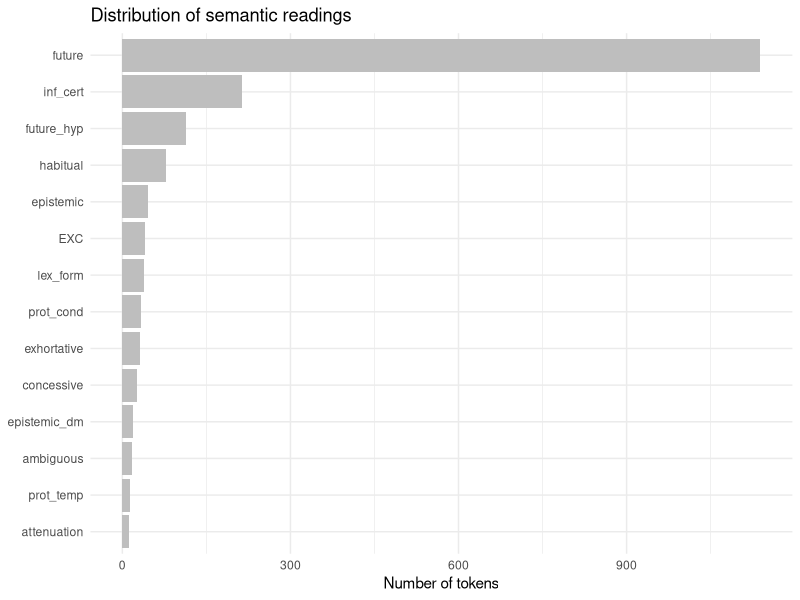

Generate this figure with R: (Note: this script raises an error after producing the figure.)
# ----- Descriptive stats: Methods ---------------------------------------------
#
# This script contains the code used to do descriptive stats for the methods 
# section for Study 1.
#
# ------------------------------------------------------------------------------

# ----- 1. Load libraries ------------------------------------------------------
library("here")
library("readxl")
library("tidyverse")
library("dplyr")
library("ggplot2")
library("scales")
# ------------------------------------------------------------------------------



# ----- 2. Load data -----------------------------------------------------------
data_raw <- read_excel(here("study_1", "data", "corpus_bls_raw.xlsx"))
# ------------------------------------------------------------------------------



# ----- 3. Check and tidy data  ------------------------------------------------
# Visualize data
glimpse(data_raw)
head(data_raw)

colnames(data_raw)

# Remove unnecessary columns
data_tidy <- data_raw |>
  select(-c(4, 20))

colnames(data_tidy)
# ------------------------------------------------------------------------------



# ----- 4. Check data distribution: Corpus and Demographics --------------------
# Tokens by corpus
data_tidy |>
  count(corpus)

  # Obs: 
  # Total of 1,821 observations.
  # 1,347 tokens from cesa.
  # 474 tokens from stc.

# Participants by corpus
data_tidy |>
  distinct(corpus, participant) |>
  count(corpus)

# Obs: 
  # Total of 90 participants.
  # 48 from cesa.
  # 42 from stc.

# Age
data_tidy |>
  group_by(corpus, participant) |>
  summarize(age = first(age)) |>
  summarize(
    mean_age = mean(age),
    sd_age   = sd(age),
    min_age  = min(age),
    max_age  = max(age))

  # Obs:
    #   corpus    mean_age    sd_age    min_age    max_age
    #   cesa       24.7        8.18        18        55
    #   stc        29.4        13.3        18        59

# Gender
data_tidy |>
  group_by(participant, corpus) |>
  summarize(gender = first(gender), .groups = "drop") |>
  count(corpus, gender)

  # Obs:
    # cesa = 30 fem, 18 male
    # stc =  24 fem, 18 male

# Bilingualism
data_tidy |>
  group_by(corpus, participant) |>
  summarize(type_bil = first(type_bil), .groups = "drop") |>
  count(corpus, type_bil)

  # Obs:
    # cesa   seq         35
    # cesa   sim         13
    # stc    seq         34
    # stc    sim          8
# ------------------------------------------------------------------------------



# ----- 5. Check data distribution: Semantic reading ---------------------------
# Overall distribution by semantic reading
data_tidy |>
  count(reading, sort = TRUE) |>
  mutate(pct = round(n / sum(n) * 100, 1))


# Plot: Overall distribution by semantic reading
data_tidy |>
  count(reading) |>
  ggplot() +
  aes(x = n, y = reorder(reading, n)) +
  geom_col(fill = "gray") +
  labs(title = "Distribution of semantic readings",
       x = "Number of tokens",
       y = NULL) +
  theme_minimal()

  # Obs/Notes:
    # Almost 69% of the data has a future reading (either purely temporal or 
    #   hypothetical).
    # About 19% of the data has modal readings, including categories within 
    #   epistemic modalities and other (e.g., deontic).
    # About 3% of the data must be excluded (EXC + ambiguous).
    # The rest (~ 9%) is habitual, lexicalized formulae/fixed expressions, and 
    #   PF within the protesis of conditional and temporal sentences.
# ------------------------------------------------------------------------------






# ----- 7. Check data distribution: Modal reading ------------------------------
# Select modal readings and create subset
modal_readings <- c("inf_cert", "epistemic", "exhortative", "concessive",
                    "epistemic_dm", "attenuation", "lex_form")

data_modality_raw <- data_tidy |> 
  filter(reading %in% modal_readings)

nrow(data_modality_raw) 

# See distribution of forms in modality reading
data_modality_raw |>
  count(form) |>
  mutate(pct = round(n / sum(n) * 100, 1)) |>
  arrange(desc(n))

# See distribution within modality
data_modality_raw |>
  count(reading) |>
  mutate(pct = round(n / sum(n) * 100, 1)) |>
  arrange(desc(n))

data_modality_raw |>
  count(form, reading) |>
  mutate(pct = round(n / sum(n) * 100, 1)) |>
  arrange(reading)

data_modality_raw |>
  filter(form == "MF") |>
  count(reading) |>
  mutate(pct = round(n / sum(n) * 100, 1))

data_modality_raw |>
  filter(form == "PF") |>
  count(reading) |>
  mutate(pct = round(n / sum(n) * 100, 1))

# Obs:
  # 386 modal tokens: 296 PF (76.7%), 80 MF (20.7%), and 10 PI (2.6%).
  # MF has most modal tokens in the epistemic (53.8%) category, whereas the PF
  #   in the inferred certainty (70.5) category. The PI only is represented in 
  #   the lexicalized formulae category.

# Table: Use of PF and MF to express epistemic modality
epistemic_readings <- c("inf_cert", "epistemic", "epistemic_dm", "attenuation")

data_epistemic_raw <- data_tidy |> 
  filter(reading %in% epistemic_readings)

nrow(data_epistemic_raw)

data_epistemic_raw |>
  count(form) |>
  mutate(pct = round(n / sum(n) * 100, 1))

data_epistemic_raw |>
  count(reading) |>
  mutate(pct = round(n / sum(n) * 100, 1)) |>
  arrange(desc(n))

data_epistemic_raw |>
  count(form, reading) |>
  mutate(pct = round(n / sum(n) * 100, 1)) |>
  arrange(reading)

data_epistemic_raw |>
  count(form, reading) |>
  group_by(form) |>
  mutate(pct = round(n / sum(n) * 100, 1)) |>
  ungroup() |>
  select(form, reading, pct) |>
  pivot_wider(names_from = reading, values_from = pct, values_fill = 0)

data_epistemic_raw |>
  count(form, reading) |>
  group_by(reading) |> 
  mutate(pct = round(n / sum(n) * 100, 1)) |>
  ungroup() |>
  select(form, reading, pct) |>
  pivot_wider(names_from = reading, values_from = pct, values_fill = 0)

# Obs:
  # 290 epistemic tokens: 223 PF (76.9%), and 57 MF (23.1%).
  # Most of the epistemic tokens are inferred certainty (73.4%) followed by 
  #   present probability (15.9%).
  # MF has most modal tokens in the epistemic (64.2% out of the MF total) 
  #   category, whereas the PF in the inferred certainty (93.1 out of the PF 
  #   total) category. 
  # To express attentuation (66.7%), present probability (93.5%), and other 
  #   sort of epistemic modality via discourse markers (63.3%), the preferred 
  #   form seems to be the MF. Conversely, the PF is almost the only one used 
  #   for inferred certainty (98.2%).

# Use of PF and MF by verb class (epistemic modality only)
data_epistemic_raw |>
  count(form, verb_class) |>
  group_by(form) |>
  mutate(pct = round(n / sum(n) * 100, 1)) |>
  ungroup() |>
  select(form, verb_class, pct) |>
  pivot_wider(names_from = verb_class, values_from = pct, values_fill = 0)

# Obs:
  # The epistemic MF is mainly used with states (67.2%), while the PF with 
  #   dynamic verbs (49.1%), followed by states (42,8%).

# Use of PF and MF by bilingualism (epistemic modality only)
data_epistemic_raw |>
  count(form, type_bil) |>
  group_by(form) |>
  mutate(pct = round(n / sum(n) * 100, 1)) |>
  ungroup() |>
  select(form, type_bil, pct) |>
  pivot_wider(names_from = type_bil, values_from = pct, values_fill = 0)

# Use of PF and MF by bilingualism and reading (epistemic modality only)
data_epistemic_raw |>
  count(form, reading, type_bil) |>
  group_by(form, reading) |>
  mutate(pct = round(n / sum(n) * 100, 1)) |>
  ungroup() |>
  select(form, reading, type_bil, pct) |> 
  pivot_wider(names_from = type_bil, values_from = pct, values_fill = 0)

# Obs:
  # Most MF and PF epistemic tokens are produced by sequential bilinguals. No 
  #   surprise here, since most participants are sequential bilinguals. 

# Use of PF and MF by adverb (epistemic modality only)
data_epistemic_raw |>
  count(form, adv_spec) |>
  group_by(form) |>
  mutate(pct = round(n / sum(n) * 100, 1)) |>
  ungroup() |>
  select(form, adv_spec, pct) |>
  pivot_wider(names_from = adv_spec, values_from = pct, values_fill = 0)

# Obs: Most tokens have no adverb. 
# ------------------------------------------------------------------------------



# ----- 8. Check data distribution: tables for futurity and epistemicity -------
# Define the analysis set for temporal futures (excluding future_hyp)
futurity_set <- data_futurity_tidy |>
  filter(form %in% c("PF", "MF", "PI"), reading == "future") |>
  droplevels()

nrow(futurity_set)

# Table: distributions of tokens per speaker + summary of distribution
futurity_set |>
  count(participant, name = "n_tokens") |>
  arrange(n_tokens) |>
  print(n = 86)

futurity_set |>
  count(participant, name = "num_tokens") |>
  summarise(
    num_speakers   = n(),
    min = min(num_tokens), median = median(num_tokens),
    mean = mean(num_tokens), max = max(num_tokens))

# Table: form by temporal distance (futurity)
futurity_set |>
  count(form, temp_dist) |>
  pivot_wider(names_from = temp_dist, values_from = n, values_fill = 0)

# Table: form by grammatical person (futurity)
futurity_set |>
  count(form, gram_pers) |>
  pivot_wider(names_from = gram_pers, values_from = n, values_fill = 0)

# Table: form by verb class (futurity)
futurity_set |>
  count(form, verb_class) |>
  pivot_wider(names_from = verb_class, values_from = n, values_fill = 0)

# Table: form by grammatical person and temporal distance (futurity)
futurity_set |>
  mutate(temp_dist = factor(temp_dist,
                            levels = c("immediate", "near", "distant", "nonspecific"))) |>
  count(form, gram_pers, temp_dist) |>
  pivot_wider(names_from = temp_dist, values_from = n, values_fill = 0,
              names_sort = TRUE) |>
  arrange(form, gram_pers)


# Define the analysis set for epistemic modality 
epistemic_set <- c("inf_cert", "epistemic", "epistemic_dm", "attenuation")

epistemic_set <- data_tidy |>
  filter(reading %in% c("inf_cert", "epistemic", "epistemic_dm", "attenuation")) |>
  droplevels()

nrow(epistemic_set)

# Table: distributions of tokens per speaker + summary of distribution
epistemic_set |>
  count(participant, name = "n_tokens") |>
  arrange(n_tokens) |>
  print(n = 71)

epistemic_set |>
  count(participant, name = "num_tokens") |>
  summarise(
    num_speakers   = n(),
    min = min(num_tokens), median = median(num_tokens),
    mean = mean(num_tokens), max = max(num_tokens))

# Table: form by reading (epistemicity)
epistemic_set |>
  count(form, reading) |>
  pivot_wider(names_from = reading, values_from = n, values_fill = 0)

# Table: form by verb class (epistemicity)
epistemic_set |>
  count(form, verb_class) |>
  pivot_wider(names_from = verb_class, values_from = n, values_fill = 0)

# Table: form by bilingualism (epistemicity)
epistemic_set |>
  count(form, type_bil) |>
  pivot_wider(names_from = type_bil, values_from = n, values_fill = 0)

# Table: form by verb class and reading (epistemicity)
epistemic_set |>
  count(form, type_bil, reading) |>
  pivot_wider(names_from = reading, values_from = n, values_fill = 0,
              names_sort = TRUE) |>
  arrange(form, type_bil)
# ------------------------------------------------------------------------------
